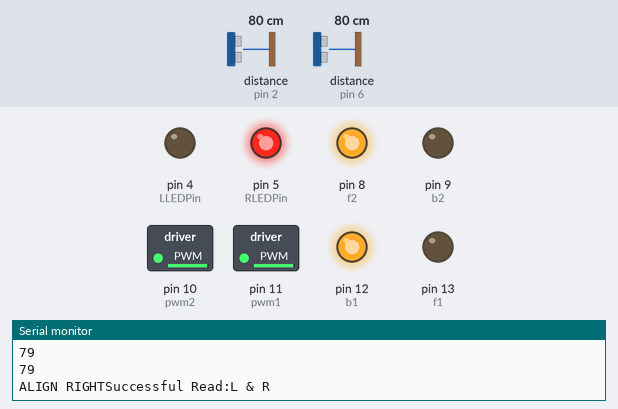
Bench run of a sketch on a simulated Arduino Uno, built with avr-gcc and run on an emulated ATmega328P. On the bench: switched loads named in the sketch (green lamp = pin HIGH), output pins drawn as LEDs (lit = HIGH), the last lines printed to the serial monitor. Wiring (inferred from the names in the program): 2 × ultrasonic range finder: trigger pin 3, echo pin 2 / trigger pin 7, echo pin 6. Inputs (shaded band) come from the test bench; at power-on: distance to the obstacle (sensors on pin 6, pin 2) 80 cm. The echo pulse lasts 58.3 µs per cm; pins used as bus, display or sensor lines are not drawn.

Above: at 1.2 s.
1.3 s: distance to the obstacle (sensor on pin 6) set to 20 cm
4.3 s: distance to the obstacle (sensor on pin 6) set to 17 cm
At 5.4 s:
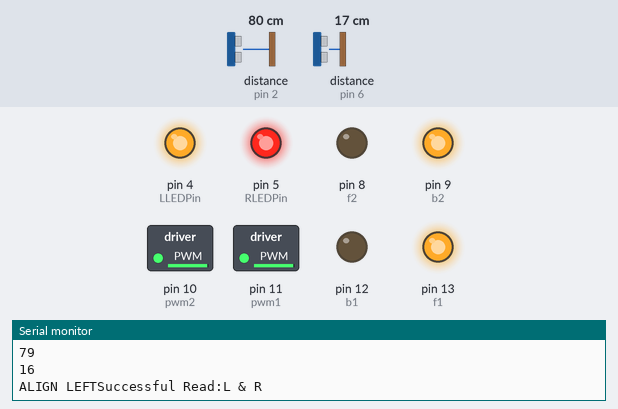
5.8 s: distance to the obstacle (sensor on pin 2) set to 20 cm
8.8 s: distance to the obstacle (sensor on pin 2) set to 17 cm
At 9.2 s:
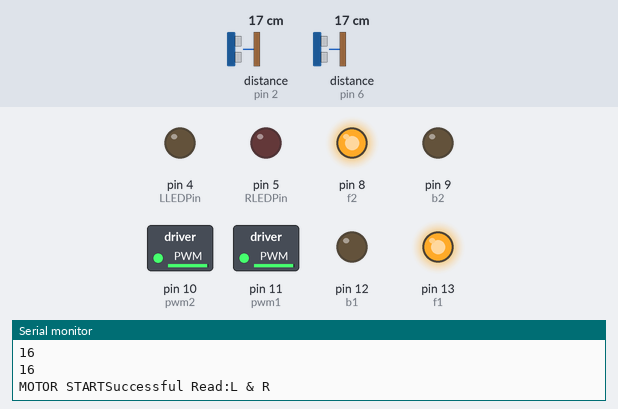
10.3 s: distance to the obstacle (sensor on pin 2) set to 35 cm
At 11.5 s:
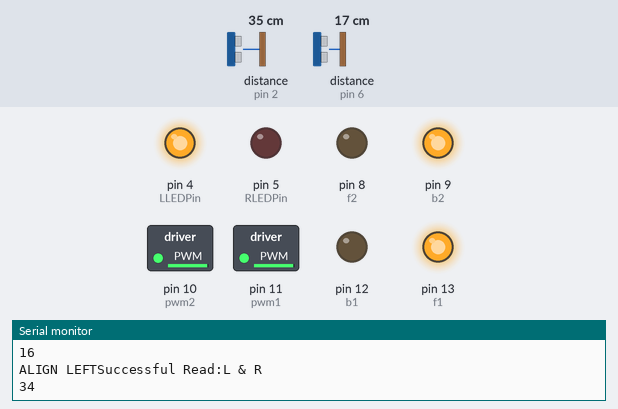
11.8 s: distance to the obstacle (sensor on pin 6) set to 35 cm
At 12.5 s:
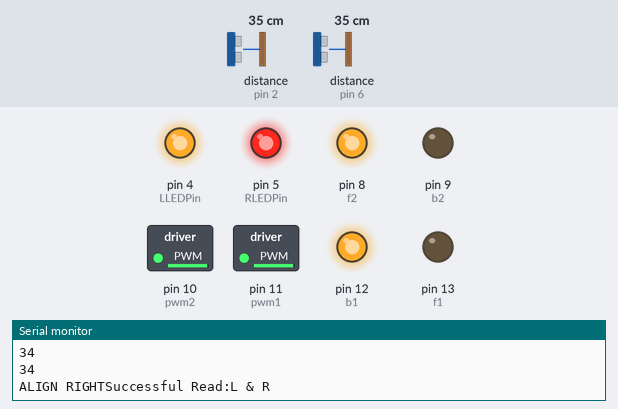
Timing chart, 0 to 14.3 s (numbered marks = the images above; inputs shaded):
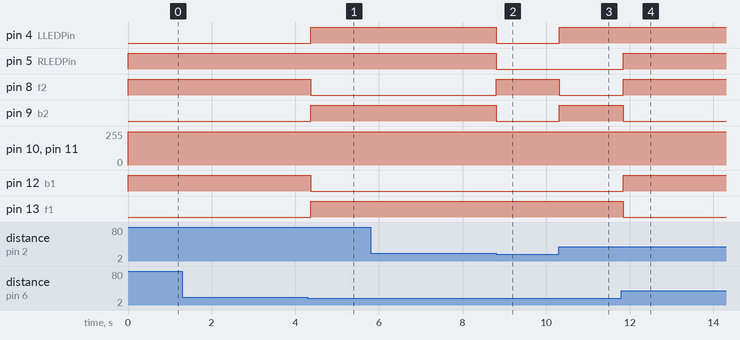

The sketch:

Autonomous.ino
```cpp
/*
 HC-SR04 Ping distance sensor:
 VCC to arduino 5v
 GND to arduino GND
 Echo to Arduino pin 7
 Trig to Arduino pin 8
 */
#define LechoPin 2 // Echo Pin
#define LtrigPin 3 // Trigger Pin
#define LLEDPin 4 // Onboard LEFT LED

#define RechoPin 6 // Echo Pin
#define RtrigPin 7 // Trigger Pin
#define RLEDPin 5 // Onboard RIGHT LED

#define f1 13
#define b1 12
#define pwm1 11
#define pwm2 10
#define b2 9
#define f2 8

char ch;
int LminimumRange = 18; // Maximum range needed
int RminimumRange = 18; // Minimum range needed
long durationL, distanceL; // Duration used to calculate distance
long durationR, distanceR; // Duration used to calculate distance

void setup() {
  Serial.begin (9600);
  pinMode(pwm1, OUTPUT);
  pinMode(f1, OUTPUT);
  pinMode(b1, OUTPUT);
  pinMode(b2, OUTPUT);
  pinMode(f2, OUTPUT);
  pinMode(pwm2, OUTPUT);
  pinMode(LtrigPin, OUTPUT);
  pinMode(LechoPin, INPUT);
  pinMode(RtrigPin, OUTPUT);
  pinMode(RechoPin, INPUT);
  pinMode(LLEDPin, OUTPUT); // Use LED indicator (if required)
  pinMode(RLEDPin, OUTPUT); // Use LED indicator (if required)
}

void loop() {
  ultrasonic();
  move1();
  delay(50); //Delay 50ms before next reading.
}

void ultrasonic()
{
  //The following trigPin/echoPin cycle is used to determine the
  //distance of the nearest object by bouncing soundwaves off of it.

  // The sensor is triggered by a HIGH pulse of 10 or more microseconds.
  // Give a short LOW pulse beforehand to ensure a clean HIGH pulse:

  digitalWrite(LtrigPin, LOW);
  delayMicroseconds(2);
  digitalWrite(LtrigPin, HIGH);
  delayMicroseconds(10);
  digitalWrite(LtrigPin, LOW);
  durationL = pulseIn(LechoPin, HIGH);
  distanceL = durationL / 58.2;

  digitalWrite(RtrigPin, LOW);
  delayMicroseconds(2);
  digitalWrite(RtrigPin, HIGH);
  delayMicroseconds(10);
  digitalWrite(RtrigPin, LOW);
  durationR = pulseIn(RechoPin, HIGH);
  distanceR = durationR / 58.2;

  //cm = (duration/2) / 29.1;
  //inches = (duration/2) / 74;

  //Calculate the distance (in cm) based on the speed of sound.speed of sound is approx 343m/s
  //so it will take 29.1 microsecond to travel 1 cm
  //since the distance and duration is twice
  //actual distance=duration/2*29.1

  Serial.println("Successful Read:L & R");
  Serial.println(distanceL);
  Serial.println(distanceR);
}

void move1()
{
  if (distanceR >= RminimumRange)
  {
    ch = 'D';
  }
  else if (distanceL >= LminimumRange)
  {
      ch = 'A';
  }
  else
  {
    ch = 'W';
  }


  switch (ch)
  {
    case 'W' :
      {
        forward();
        break;
      }
    case 'D':
      {
        alignright();
        break;
      }
    case 'A':
      {
        alignleft();
        break;
      }
    case 'S':
      {
        stop1();
        break;
      }
  }
}

void forward()
{
  Serial.print("MOTOR START");

  digitalWrite(LLEDPin, LOW);
  digitalWrite(RLEDPin, LOW);

  analogWrite(pwm1, 250);
  analogWrite(pwm2, 250);
  digitalWrite(f1, HIGH);
  digitalWrite(f2, HIGH);
  digitalWrite(b1, LOW);
  digitalWrite(b2, LOW);
  //stop1();
}

void alignright()
{
  Serial.print("ALIGN RIGHT");
  digitalWrite(RLEDPin, HIGH);

  analogWrite(pwm1,250);
  analogWrite(pwm2,250);
  digitalWrite(b2,LOW);
  digitalWrite(f1,LOW);
  digitalWrite(f2,HIGH);
  digitalWrite(b1,HIGH);
  delay(18);
}

void alignleft()
{
  Serial.print("ALIGN LEFT");
  digitalWrite(LLEDPin, HIGH);

  analogWrite(pwm1,250);
  analogWrite(pwm2,250);
  digitalWrite(b1,LOW);
  digitalWrite(f2,LOW);
  digitalWrite(f1,HIGH);
  digitalWrite(b2,HIGH);
  delay(18);
}

void stop1()
{
  Serial.print("MOTOR STOP");
  analogWrite(pwm1, 0);
  analogWrite(pwm2, 0);
  digitalWrite(f1, LOW);
  digitalWrite(b1, LOW);
  digitalWrite(f2, LOW);
  digitalWrite(b2, LOW);
}
```

Measured:
- the behaviour switches between 19 and 18 cm on distance to the obstacle (sensor on pin 6) (found by bisection; images 0 and 1)
- the behaviour switches between 19 and 18 cm on distance to the obstacle (sensor on pin 2) (found by bisection; images 1 and 2)
- after the input at 4.3 s, pin 4 (LLEDPin), pin 9 (b2), pin 13 (f1): LOW → HIGH after 0.07 s; pin 8 (f2), pin 12 (b1): HIGH → LOW after 0.07 s
- after the input at 8.8 s, pin 4 (LLEDPin), pin 5 (RLEDPin), pin 9 (b2): HIGH → LOW at once; pin 8 (f2): LOW → HIGH at once
- after the input at 10.3 s, pin 4 (LLEDPin), pin 9 (b2): LOW → HIGH at once; pin 8 (f2): HIGH → LOW at once
- after the input at 11.8 s, pin 5 (RLEDPin), pin 8 (f2), pin 12 (b1): LOW → HIGH at once; pin 9 (b2), pin 13 (f1): HIGH → LOW at once
